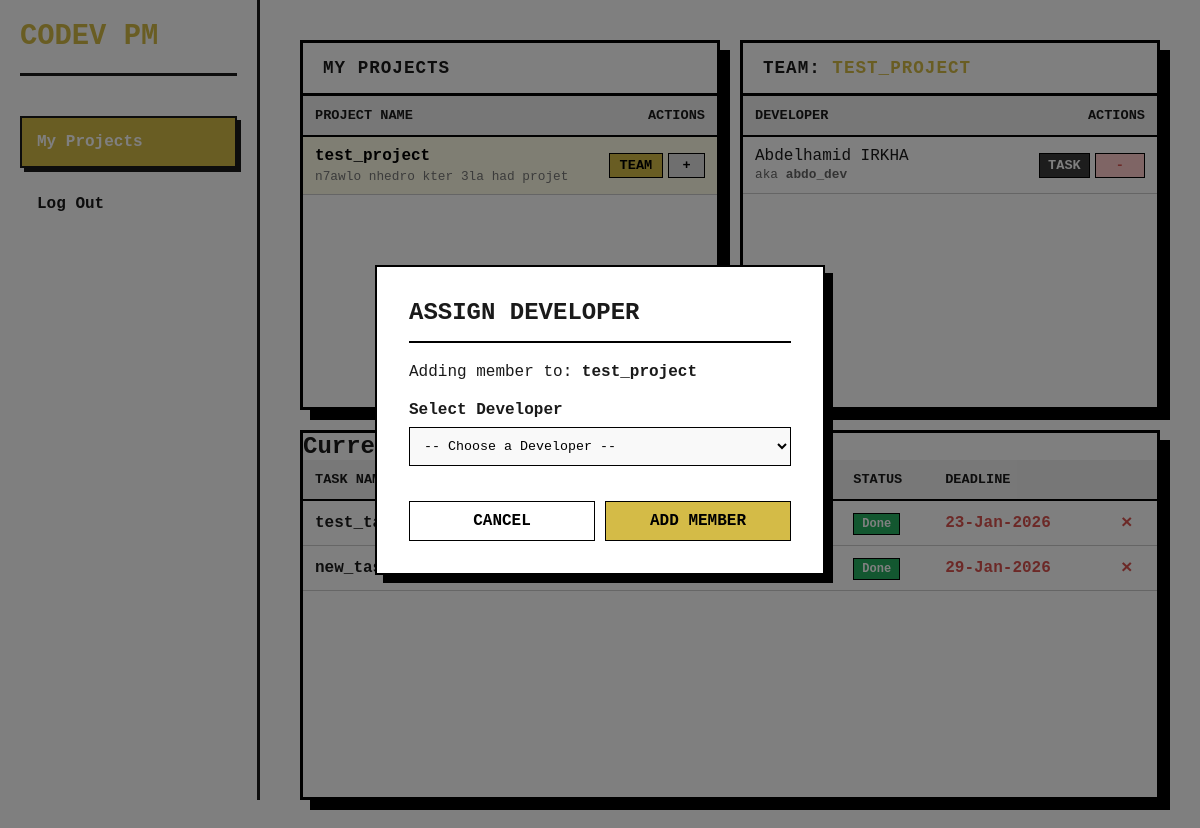
Page /pm_dash.php?page=home&action=assign_dev&project_id=2&view_team=2 (signed in) on the committed database.
### tables this page shows
CREATE TABLE Projects (
    project_id INTEGER PRIMARY KEY AUTOINCREMENT,
    name TEXT NOT NULL,
    description TEXT,
    pm_id INTEGER NOT NULL,
    FOREIGN KEY (pm_id) REFERENCES Users(user_id) ON DELETE RESTRICT
);

CREATE TABLE Users (
    user_id INTEGER PRIMARY KEY AUTOINCREMENT,
    first_name TEXT NOT NULL,
    last_name TEXT NOT NULL,
    username TEXT NOT NULL UNIQUE,
    email TEXT NOT NULL UNIQUE,
    password_hash TEXT NOT NULL,
    role TEXT CHECK(role IN ('Admin', 'Project Manager', 'Developer')) NOT NULL
);

CREATE TABLE "Tasks" (
    task_id INTEGER PRIMARY KEY AUTOINCREMENT,
    title TEXT NOT NULL,
    description TEXT,
    status TEXT CHECK (
        status IN ('To Do', 'In Progress', 'Done')
    ) DEFAULT 'To Do',
    project_id INTEGER NOT NULL,
    assigned_to INTEGER NOT NULL,
    deadline DATETIME NOT NULL,
    created_at DATETIME DEFAULT CURRENT_TIMESTAMP, -- New column replacing created_by
    FOREIGN KEY (project_id) REFERENCES Projects (project_id) ON DELETE CASCADE,
    FOREIGN KEY (assigned_to) REFERENCES Users (user_id)
);

### Includes/functions.php (called while the page is built, shortened)
<?php
    function get_db_connection(){
        $pdo = new PDO('sqlite:codev.db');
        return $pdo;
    }
    function get_pm_projects($pm_id) {
        $pdo = get_db_connection();
        $stmt = $pdo->prepare("SELECT * FROM projects WHERE pm_id = :pm_id");
        $stmt->bindValue(':pm_id', $pm_id);
        $stmt->execute();
        return $stmt->fetchAll();
    }
    function get_devs_by_project($project_id){
        $pdo = get_db_connection();
        $stmt = $pdo->prepare("SELECT u.* FROM users u
        JOIN Project_Assignments pd ON u.user_id = pd.user_id
        WHERE pd.project_id = :project_id");
        $stmt->bindValue(':project_id', $project_id);
        $stmt->execute();
        return $stmt->fetchAll();
    }
    function get_pm_tasks($pm_id){
        $pdo = get_db_connection();
        $stmt = $pdo->prepare("SELECT t.*, p.name as project_name FROM tasks t
        JOIN projects p ON t.project_id = p.project_id
        WHERE p.pm_id = :pm_id");
        $stmt->bindValue(':pm_id', $pm_id);
        $stmt->execute();
        return $stmt->fetchAll();
    }
    function get_dev_by_id($user_id){
        $pdo = get_db_connection();
        $stmt = $pdo->prepare("SELECT * FROM users WHERE user_id = :user_id AND role = 'Developer'");
        $stmt->bindValue(':user_id', $user_id);
        $stmt->execute();
        return $stmt->fetch(PDO::FETCH_ASSOC);
    }
?>

### pm_tabs/home.php (the view, shortened to what this page needs)
<?php
    require_once "Includes/functions.php";
    $pm_id = $_SESSION['user_id'];
    $my_projects = get_pm_projects($pm_id);
    $selected_project_id = isset($_GET['view_team']) ? $_GET['view_team'] : null;
    $team_members = [];
    $selected_project_name = "Select a Project";
    if($selected_project_id){
        foreach($my_projects as $p){
            if($p['project_id'] == $selected_project_id){
                $selected_project_name = $p['name'];
                $team_members = get_devs_by_project($selected_project_id);
                break;
            }
        }
    }
    $all_tasks = get_pm_tasks($pm_id);
    $showAssignModal = (isset($_GET['action']) && $_GET['action'] === 'assign_dev');
?>
<?php if($showAssignModal) include("assign_dev_modal.php"); ?>
<div class="pm-container">
    <div class="pm-top-section">
        <div class="dev-card">
            <h3>My Projects</h3>
            <div class="scrollable-table">
                <table>
                    <thead>
                        <tr>
                            <th>Project Name</th>
                            <th style="text-align: right;">Actions</th>
                        </tr>
                    </thead>
                    <tbody>
                        <?php foreach($my_projects as $proj): ?>
                        <tr style="<?= $selected_project_id == $proj['project_id'] ? 'background-color: #fffde7;' : '' ?>">
                            <td>
                                <div style="font-weight: bold; font-size: 1rem; color: #000;">
                                    <?= htmlspecialchars($proj['name']) ?>
                                </div>
                                <div style="font-size: 0.8rem; color: #777; margin-top: 4px;">
                                    <?= htmlspecialchars(substr($proj['description'], 0, 45)) . (strlen($proj['description']) > 45 ? '...' : '') ?>
                                </div>
                            </td>
                            <td style="text-align: right; vertical-align: middle;">
                                <div style="display: flex; justify-content: flex-end; gap: 5px; align-items: center;">
                                    <a href="?page=home&view_team=<?= $proj['project_id'] ?>"
                                       class="btn"
                                       style="padding: 4px 10px; background: var(--pm-color); color: #000; font-weight: bold; border: 1px solid #000; text-decoration: none; font-size: 0.85rem; display: inline-block;">
                                       TEAM
                                    </a>
                                    <a href="?page=home&action=assign_dev&project_id=<?= $proj['project_id'] ?>&view_team=<?= $proj['project_id'] ?>"
                                       class="btn" title="Add Developer"
                                       style="padding: 4px 10px; font-weight: bold; font-size: 0.85rem; background: #e0e0e0; color: #000; border: 1px solid #000; text-decoration: none; display: flex; align-items: center; justify-content: center;">
                                       +
                                    </a>
                                </div>
                            </td>
                        </tr>
                        <?php endforeach; ?>
                    </tbody>
                </table>
            </div>
        </div>
        <div class="dev-card">
            <h3>Team: <span style="color: var(--pm-color);"><?= htmlspecialchars($selected_project_name) ?></span></h3>
            <div class="scrollable-table">
                <table>
                    <thead>
                        <tr>
                            <th>Developer</th>
                            <th style="text-align: right;">Actions</th>
                        </tr>
                    </thead>
                    <tbody>
                        <?php if(empty($team_members) && $selected_project_id): ?>
                             <tr><td colspan="2" style="text-align:center; padding: 20px; color:#999;">No developers assigned yet.</td></tr>
                        <?php elseif(!$selected_project_id): ?>
                             <tr><td colspan="2" style="text-align:center; padding: 20px; color:#999;">Select a project to view the team.</td></tr>
                        <?php else: ?>
                            <?php foreach($team_members as $dev): ?>
                            <tr>
                                <td>
                                    <?= htmlspecialchars($dev['first_name'] . ' ' . $dev['last_name']) ?> <br>
                                    <span style="font-size: 0.8rem; color: #666;">aka <strong><?= htmlspecialchars($dev["username"]) ?></strong></span>
                                </td>
                                <td style="text-align: right; vertical-align: middle;">
                                    <div style="display: flex; justify-content: flex-end; gap: 5px">
                                        <a href="?page=home&view_team=<?= $selected_project_id ?>&action=assign_task&user_id=<?= $dev['user_id'] ?>"
                                            class="btn"
                                            style="padding: 4px 0px; background: #3b3b3b; color: #fff; font-weight: bold; border: 1px solid #000; text-decoration: none; font-size: 0.85rem; display: inline-block;">
                                            TASK
                                        </a>
                                        <a href="?page=home&view_team=<?= $selected_project_id ?>&action=remove_member&user_id=<?= $dev['user_id'] ?>"
                                           onclick="return confirm('Remove <?= htmlspecialchars(get_dev_by_id($dev['user_id'])['first_name'] . ' ' . get_dev_by_id($dev['user_id'])['last_name']) ?> from this project?');"
                                           class="btn"
                                           title="Remove Member"
                                           style="padding: 4px 0px; display: flex; align-items: center; justify-content: center; background: #ffcccc; color: #d9534f; border: 1px solid #000; font-weight: bold; font-size: 0.85rem; text-decoration: none;">
                                           -
                                        </a>
                                    </div>
                                </td>
                            </tr>
                            <?php endforeach; ?>
                        <?php endif; ?>
                    </tbody>
                </table>
            </div>
        </div>
    </div>
    <div class="pm-bottom-section">
        <div class="dev-card">
            <h2>Current Tasks & Deadlines</h2>
            <div class="scrollable-table">
                <table>
                    <thead>
                        <tr>
                            <th>Task Name</th>
                            <th>Assigned To</th>
                            <th>Project</th>
                            <th>Status</th>
                            <th>Deadline</th>
                            <th></th>
                        </tr>
                    </thead>
                    <tbody>
                        <?php foreach($all_tasks as $task): ?>
                        <tr>
                            <td><strong><?= htmlspecialchars($task['title']) ?></strong></td>
                            <td><?= htmlspecialchars(get_dev_by_id($task['assigned_to'])['first_name'] . ' ' . get_dev_by_id($task['assigned_to'])['last_name']) ?></td>
                            <td><?= htmlspecialchars($task['project_name']) ?></td>
                            <td>
                                <span style="padding: 3px 8px; border: 1px solid #000; background: <?= ($task['status']=='Pending'?'#f39c12':($task['status']=='In Progress'?'#3498db':'#27ae60')) ?>; color: white; font-size: 0.75rem; font-weight: bold;">
                                    <?= htmlspecialchars($task['status']) ?>
                                </span>
                            </td>
                            <td style="color: #d9534f; font-weight: bold;">
                                <?= htmlspecialchars(date('j-M-Y',$task['deadline'])) ?>
                            </td>
                            <td style="text-align: center; vertical-align: middle;">
                                <a href="?page=home&action=delete_task&task_id=<?= $task['task_id'] ?><?= isset($_GET['view_team']) ? '&view_team='.$_GET['view_team'] : '' ?>"
                                onclick="return confirm('Are you sure you want to delete this task?');"
                                title="Delete Task"
                                style="display: flex; align-items: center; justify-content: center; width: 24px; height: 24px; border-radius: 4px; color: #d9534f; font-weight: bold; text-decoration: none; font-size: 1.2rem; margin: 0 auto;">
                                &times;
                                </a>
                            </td>
                        </tr>
                        <?php endforeach; ?>
                    </tbody>
                </table>
            </div>
        </div>
    </div>
</div>

### pm_tabs/assign_dev_modal.php (shortened to what this page needs)
<?php
    $target_project_name = "Unknown Project";
    foreach($my_projects as $p){
        if($p['project_id'] == $_GET['project_id']){
            $target_project_name = $p['name'];
            break;
        }
    }
?>
<div class="form-overlay" style="position: fixed; inset: 0; background: rgba(0,0,0,0.5); display: flex; justify-content: center; align-items: center; z-index: 1000;">
    <div class="form-content" style="background: white; padding: 2rem; width: 450px; border: 2px solid #000; box-shadow: 8px 8px 0px #000;">
        <h2 style="margin-top: 0; border-bottom: 2px solid #000; padding-bottom: 15px; margin-bottom: 20px; text-transform: uppercase;">
            Assign Developer
        </h2>
        <p style="margin-bottom: 20px;">
            Adding member to: <strong><?= htmlspecialchars($target_project_name) ?></strong>
        </p>
        <form method="POST" action="">
            <div style="margin-bottom: 25px;">
                <label style="font-weight: bold; display: block; margin-bottom: 8px;">Select Developer</label>
                <select name="user_id" style="width: 100%; padding: 10px; border: 1px solid #000; background: #f9f9f9;" required>
                    <option value="">-- Choose a Developer --</option>
                </select>
            </div>
            <div style="display: flex; justify-content: flex-end; gap: 10px; padding-top: 10px;">
                <a href="?page=home&view_team=<?= $selected_project_id ?>" class="btn"
                   style="background: #fff; color: #000; border: 1px solid #000; padding: 10px 20px; text-decoration: none; font-weight: bold;">
                   CANCEL
                </a>
                <button type="submit" name="assign_dev_submit" class="btn"
                        style="background: var(--pm-color); color: #000; border: 1px solid #000; padding: 10px 20px; font-weight: bold; cursor: pointer;">
                    ADD MEMBER
                </button>
            </div>
        </form>
    </div>
</div>

### style.css (style rules this page uses)
:root { --primary: #1A1A1A; --secondary: #FFFFFF; --accent: #000080; --complementary: #D4BB47; --dev-color: #3b3b3b; --shadow: 8px 8px 0px var(--primary); --border-radius: 12px; }
* { margin: 0; padding: 0; box-sizing: border-box; font-family: 'Courier New', monospace; }
body { background-color: var(--secondary); color: var(--primary); min-height: 100vh; }
label { display: block; margin-bottom: 8px; font-weight: bold; color: var(--primary); }
button, .btn { display: inline-block; width: 100%; padding: 12px; background-color: var(--accent); color: var(--secondary); border: 2px solid var(--primary); font-size: 16px; font-weight: bold; cursor: pointer; text-align: center; text-decoration: none; transition: all 0.2s; }
table { width: 100%; border-collapse: collapse; }
th { text-align: left; border-bottom: 3px solid var(--primary); padding: 15px; text-transform: uppercase; }
td { padding: 15px; border-bottom: 1px solid #ccc; }
.dev-card { background-color: #ffffff; border: 3px solid #000000; box-shadow: 10px 10px 0px #000000; display: flex; flex-direction: column; overflow: hidden; height: 100%; }
.dev-card h3 { background-color: #ffffff; padding: 15px 20px; margin: 0; font-size: 1.1rem; font-weight: 900; text-transform: uppercase; border-bottom: 3px solid #000000; letter-spacing: 1px; }

### pm_dash.php (style rules this page uses)
:root { --primary: #1A1A1A; --secondary: #FFFFFF; --pm-color: #D4BB47; }
.pm-container { display: flex; flex-direction: column; height: calc(100vh - 40px); gap: 20px; }
.pm-top-section { flex: 1; display: grid; grid-template-columns: 1fr 1fr; gap: 20px; min-height: 0; }
.pm-bottom-section { flex: 1; display: flex; flex-direction: column; min-height: 0; }
.scrollable-table { flex-grow: 1; overflow-y: auto; }
.scrollable-table table { width: 100%; border-collapse: collapse; }
.scrollable-table th { position: sticky; top: 0; background: #f0f0f0; z-index: 1; border-bottom: 2px solid #000; text-align: left; padding: 12px; font-size: 0.85rem; text-transform: uppercase; }
.scrollable-table td { padding: 10px 12px; border-bottom: 1px solid #ccc; }

### rows in the picture
projects: name "test_project", description "n7awlo nhedro kter 3la had projet", name "TEST_PROJECT"
users: first_name+last_name "Abdelhamid IRKHA", username "abdo_dev"
tasks: title "test_task", status "Done", deadline "23-Jan-2026"
tasks: title "new_task", status "Done", deadline "29-Jan-2026", $task['task_id'] 2 (drawn)
